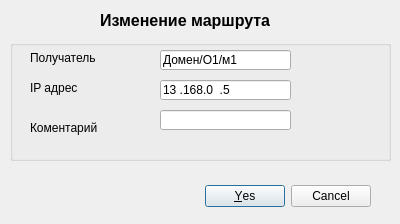
<?xml version="1.0" encoding="UTF-8"?>
<ui version="4.0">
 <class>raDialog</class>
 <widget class="QDialog" name="raDialog">
  <property name="geometry">
   <rect>
    <x>0</x>
    <y>0</y>
    <width>400</width>
    <height>224</height>
   </rect>
  </property>
  <property name="windowTitle">
   <string>Изменение</string>
  </property>
  <widget class="QDialogButtonBox" name="buttonBox">
   <property name="geometry">
    <rect>
     <x>30</x>
     <y>180</y>
     <width>341</width>
     <height>32</height>
    </rect>
   </property>
   <property name="orientation">
    <enum>Qt::Horizontal</enum>
   </property>
   <property name="standardButtons">
    <set>QDialogButtonBox::Cancel|QDialogButtonBox::Yes</set>
   </property>
  </widget>
  <widget class="QGroupBox" name="groupBox">
   <property name="geometry">
    <rect>
     <x>10</x>
     <y>40</y>
     <width>381</width>
     <height>121</height>
    </rect>
   </property>
   <property name="title">
    <string/>
   </property>
   <widget class="QLineEdit" name="f1">
    <property name="geometry">
     <rect>
      <x>150</x>
      <y>40</y>
      <width>131</width>
      <height>20</height>
     </rect>
    </property>
    <property name="inputMask">
     <string>###.###.###.###; </string>
    </property>
    <property name="text">
     <string>13.168.0.5</string>
    </property>
   </widget>
   <widget class="QLineEdit" name="f0">
    <property name="geometry">
     <rect>
      <x>150</x>
      <y>10</y>
      <width>131</width>
      <height>20</height>
     </rect>
    </property>
    <property name="text">
     <string>Домен/О1/м1</string>
    </property>
   </widget>
   <widget class="QLineEdit" name="f2">
    <property name="geometry">
     <rect>
      <x>150</x>
      <y>70</y>
      <width>131</width>
      <height>20</height>
     </rect>
    </property>
    <property name="text">
     <string/>
    </property>
   </widget>
   <widget class="QLabel" name="label_2">
    <property name="geometry">
     <rect>
      <x>20</x>
      <y>40</y>
      <width>91</width>
      <height>16</height>
     </rect>
    </property>
    <property name="text">
     <string>IP адрес</string>
    </property>
   </widget>
   <widget class="QLabel" name="label_3">
    <property name="geometry">
     <rect>
      <x>20</x>
      <y>10</y>
      <width>91</width>
      <height>16</height>
     </rect>
    </property>
    <property name="text">
     <string>Получатель</string>
    </property>
   </widget>
   <widget class="QLabel" name="label_7">
    <property name="geometry">
     <rect>
      <x>20</x>
      <y>80</y>
      <width>81</width>
      <height>16</height>
     </rect>
    </property>
    <property name="text">
     <string>Коментарий</string>
    </property>
   </widget>
  </widget>
  <widget class="QLabel" name="label">
   <property name="geometry">
    <rect>
     <x>100</x>
     <y>10</y>
     <width>191</width>
     <height>20</height>
    </rect>
   </property>
   <property name="font">
    <font>
     <pointsize>12</pointsize>
     <weight>75</weight>
     <bold>true</bold>
    </font>
   </property>
   <property name="text">
    <string>Изменение маршрута</string>
   </property>
  </widget>
 </widget>
 <resources/>
 <connections>
  <connection>
   <sender>buttonBox</sender>
   <signal>accepted()</signal>
   <receiver>raDialog</receiver>
   <slot>accept()</slot>
   <hints>
    <hint type="sourcelabel">
     <x>248</x>
     <y>254</y>
    </hint>
    <hint type="destinationlabel">
     <x>157</x>
     <y>274</y>
    </hint>
   </hints>
  </connection>
  <connection>
   <sender>buttonBox</sender>
   <signal>rejected()</signal>
   <receiver>raDialog</receiver>
   <slot>reject()</slot>
   <hints>
    <hint type="sourcelabel">
     <x>316</x>
     <y>260</y>
    </hint>
    <hint type="destinationlabel">
     <x>286</x>
     <y>274</y>
    </hint>
   </hints>
  </connection>
 </connections>
</ui>
